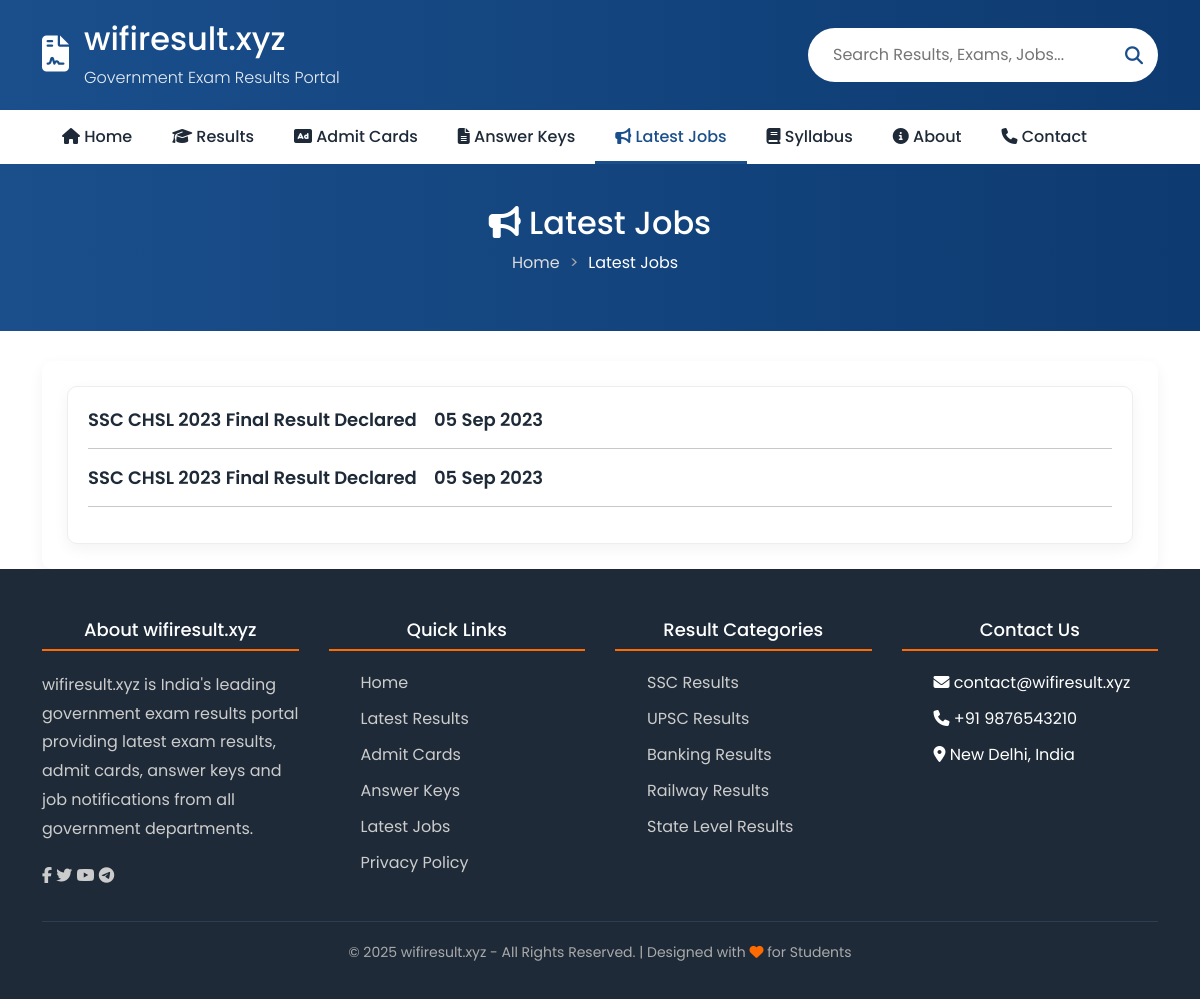
The app's page /jobs/, older data.
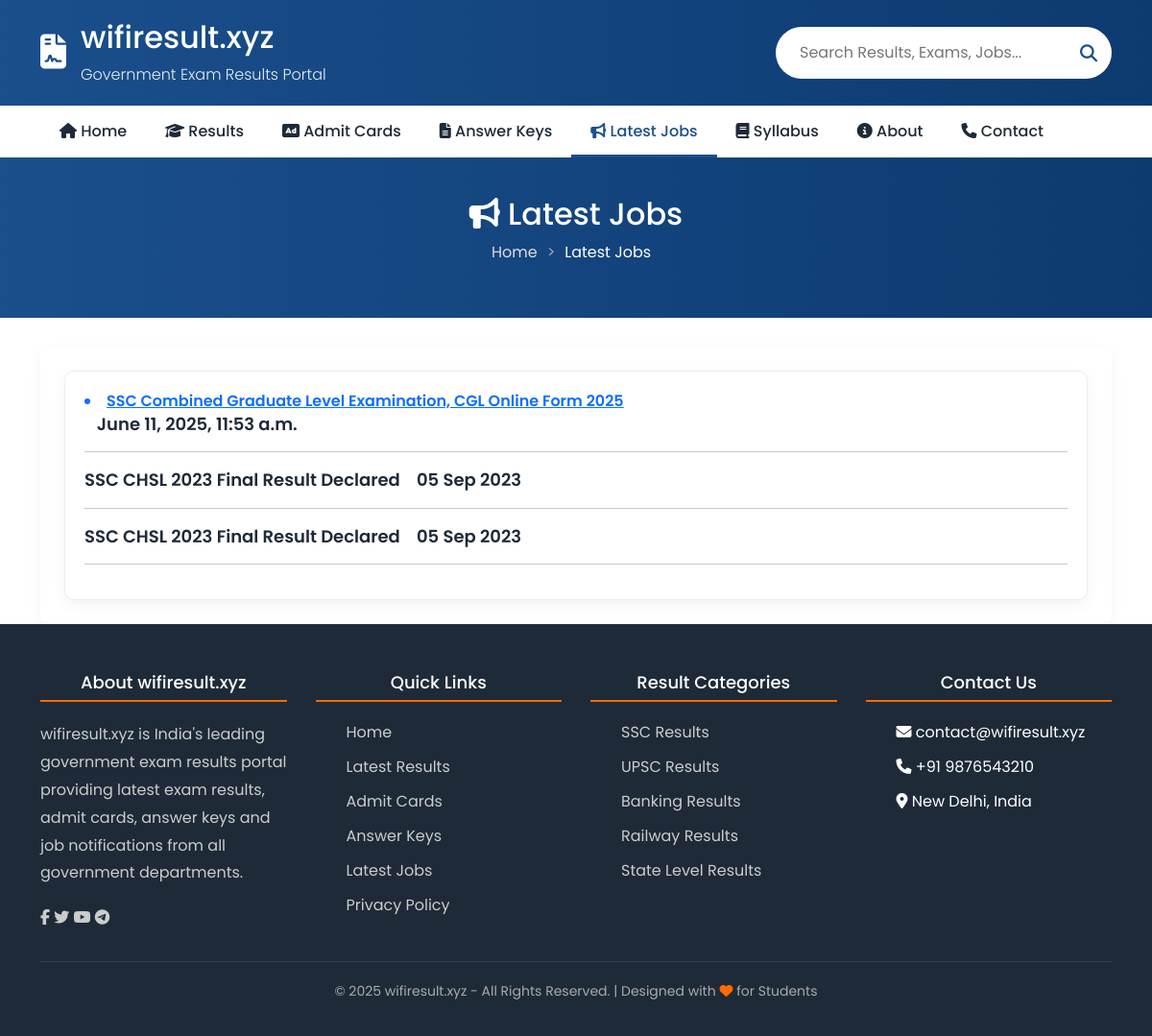
The same page, newer data.
### wifiapp1/models.py (models this page shows, shortened)
class Job(models.Model):
    title = models.CharField(max_length=100, blank=True, null=True)
    meta_description = models.TextField(max_length=300, blank=True, null=True)
    meta_keywords = models.TextField(max_length=300,blank=True, null=True)
    schema = models.TextField(blank=True, null=True)
    og_image = models.ImageField(upload_to='og_images/', blank=True, null=True, help_text="Open Graph image for social sharing")
    og_image_alt = models.CharField(max_length=255,blank=True,null=True,help_text="Alternate text for OG Image (used in og:image:alt)")
    updated_at = models.DateTimeField(auto_now=True)  # automatic on update
    apply_date = models.CharField(blank=True, null=True)
    vacancy_title = models.TextField(max_length=250, blank=True, null=True)
    vacancy_name = RichTextField(blank=True, null=True)
    online_application_date= models.CharField(blank=True, null=True)
    online_last_date = models.CharField(max_length=100,blank=True, null=True)
    receipt_of_application = models.CharField(blank=True, null=True)
    last_date_fee = models.CharField(max_length=100,blank=True, null=True)
    correction_date = models.CharField(max_length=100,blank=True, null=True)
    exam_date = models.CharField(max_length=100,blank=True, null=True)
    admit_card_available = models.CharField(max_length=100,blank=True, null=True)
    answerkey_available_date = models.CharField(max_length=100,blank=True, null=True)
    result_available = models.CharField(max_length=100,blank=True, null=True)
    final_result_available = models.CharField(max_length=100,blank=True, null=True)
    applecation_fee= RichTextField(blank=True, null=True)
    vacancy_details = RichTextField()
    eligibility_criteria=RichTextField(blank=True, null=True)
    selection_process= RichTextField()
    important_information= RichTextField()
    how_to_apply= RichTextField()
    apply_online_link=models.URLField(blank=True, null=True)
    admitcard_link=models.URLField(blank=True, null=True)
    answerkeyI_link=models.URLField(blank=True, null=True)
    answerkeyII_link=models.URLField(blank=True, null=True)
    result_link=models.URLField(blank=True, null=True)
    resultI_link=models.URLField(blank=True, null=True)
    resultII_link=models.URLField(blank=True, null=True)
    result_final_link=models.URLField(blank=True, null=True)
    notification_link=models.URLField(blank=True, null=True)
    officialwebsite_link=models.URLField(blank=True, null=True)
    slug=models.SlugField(unique=True, blank=True)
    active = models.BooleanField(default=True)

### wifiapp1/views.py (the view)
# urls.py: path('jobs/', views.jobs, name='jobs'),
def jobs(request):
    jobs=Job.objects.all()
    return render(request, 'mainfile/jobs.html', {'jobs': jobs})

### templates/mainfile/jobs.html (shortened to what this page needs)
{% extends "basefile/base.html" %}
{% load static %}
{% block seo %}
    <link rel="stylesheet" href="https://cdnjs.cloudflare.com/ajax/libs/font-awesome/6.4.0/css/all.min.css">
    <link rel="stylesheet" href="{% static 'css/base.css' %}">
{% endblock seo %}
{% block body %}
    <section class="page-header">
        <div class="container">
            <h1 style="font-size:2rem;"><i class="fas fa-bullhorn"></i> Latest Jobs</h1>
            <ul class="breadcrumb">
                <li><a href="/">Home</a></li>
                <li>Latest Jobs</li>
            </ul>
        </div>
    </section>
    <main class="container">
        <div class="results-layout">
            <section class="results-section">
                    <div class="result-card">
                        <div class="result-content">
                            {% for job in jobs %}
                            <h3 class="result-title"> <a href="{{job.slug}}"> <li class="fs-6">  {{ job.title }}</li>
                             </a>   &nbsp;&nbsp;  <span class="result-date">{{job.updated_at}}</span></h3><hr>
{% endfor %}
                             <h3 class="result-title">SSC CHSL 2023 Final Result Declared   &nbsp;&nbsp;  <span class="result-date">05 Sep 2023</span></h3><hr>
                              <h3 class="result-title">SSC CHSL 2023 Final Result Declared   &nbsp;&nbsp;  <span class="result-date">05 Sep 2023</span></h3><hr>
                        </div>
            </section>
        </div>
    </main>
{% endblock body %}

### templates/basefile/base.html (shortened to what this page needs)
{% load static %}
<!DOCTYPE html>
<html lang="en">
<head>
  {% block seo %}{% endblock seo %}
<link href="https://cdn.jsdelivr.net/npm/remixicon@4.2.0/fonts/remixicon.css"
   rel="stylesheet"/>
<link rel="stylesheet" href="https://cdnjs.cloudflare.com/ajax/libs/font-awesome/6.5.1/css/all.min.css" />
   <link href="https://cdn.jsdelivr.net/npm/bootstrap@5.3.3/dist/css/bootstrap.min.css" rel="stylesheet">
</head>
<body>
    <header class="main-header">
        <div class="container header-content">
            <div class="logo">
                <div class="logo-icon">
                    <i class="fas fa-file-contract"></i>
                </div>
                <div class="logo-text">
                    <h2>wifiresult.xyz</h2>
                    <span>Government Exam Results Portal</span>
                </div>
            </div>
            <div class="search-box">
                <input type="text" placeholder="Search Results, Exams, Jobs...">
                <button><i class="fas fa-search"></i></button>
            </div>
        </div>
    </header>
    <nav class="main-nav">
        <div class="container">
            <div class="nav-container">
               <a href="{% url 'index' %}" class="nav-item {% if request.path == '/' %}active{% endif %}"><i class="fas fa-home"></i> Home</a>
                <a href="{% url 'results' %}" class="nav-item {% if request.path == '/results/' %}active{% endif %}"><i class="fas fa-graduation-cap"></i> Results</a>
                <a href="{% url 'admitcards' %}" class="nav-item {% if request.path == '/admitcards/' %}active{% endif %}"><i class="fas fa-ad"></i> Admit Cards</a>
              <a href="{% url 'answerkeys' %}" class="nav-item {% if request.path == '/answerkeys/' %}active{% endif %}"><i class="fas fa-file-alt"></i> Answer Keys</a>
<a href="{% url 'jobs' %}" class="nav-item {% if request.path == '/jobs/' %}active{% endif %}"><i class="fas fa-bullhorn"></i> Latest Jobs</a>
<a href="{% url 'syllabus' %}" class="nav-item {% if request.path == '/syllabus/' %}active{% endif %}"><i class="fas fa-book"></i> Syllabus</a>
<a href="{% url 'about' %}" class="nav-item {% if request.path == '/about/' %}active{% endif %}"><i class="fas fa-info-circle"></i> About</a>
<a href="{% url 'contact' %}" class="nav-item {% if request.path == '/contact/' %}active{% endif %}"><i class="fas fa-phone"></i> Contact</a>
            </div>
        </div>
    </nav>
{% block body %}
{% endblock body %}
    <footer class="footer">
        <div class="container">
            <div class="footer-grid">
                <div class="footer-column">
                    <h3>About wifiresult.xyz</h3>
                    <p>wifiresult.xyz is India's leading government exam results portal providing latest exam results, admit cards, answer keys and job notifications from all government departments.</p>
                    <div class="social-links">
                        <a href="#"><i class="fab fa-facebook-f"></i></a>
                        <a href="#"><i class="fab fa-twitter"></i></a>
                        <a href="#"><i class="fab fa-youtube"></i></a>
                        <a href="#"><i class="fab fa-telegram"></i></a>
                    </div>
                </div>
                <div class="footer-column">
                    <h3>Quick Links</h3>
                    <ul>
                        <li><a href="#">Home</a></li>
                        <li><a href="#">Latest Results</a></li>
                        <li><a href="#">Admit Cards</a></li>
                        <li><a href="#">Answer Keys</a></li>
                        <li><a href="#">Latest Jobs</a></li>
                        <li><a href="{% url 'privacy' %}">Privacy Policy</a></li>
                    </ul>
                </div>
                <div class="footer-column">
                    <h3>Result Categories</h3>
                    <ul>
                        <li><a href="#">SSC Results</a></li>
                        <li><a href="#">UPSC Results</a></li>
                        <li><a href="#">Banking Results</a></li>
                        <li><a href="#">Railway Results</a></li>
                        <li><a href="#">State Level Results</a></li>
                    </ul>
                </div>
                <div class="footer-column">
                    <h3>Contact Us</h3>
                    <ul>
                        <li><i class="fas fa-envelope"></i> contact@wifiresult.xyz</li>
                        <li><i class="fas fa-phone"></i> +91 9876543210</li>
                        <li><i class="fas fa-map-marker-alt"></i> New Delhi, India</li>
                    </ul>
                </div>
            </div>
            <div class="footer-bottom">
                <p>&copy; 2025 wifiresult.xyz - All Rights Reserved. | Designed with <i class="fas fa-heart" style="color: var(--secondary);"></i> for Students</p>
            </div>
        </div>
    </footer>
</body>
</html>

### static/css/base.css (style rules this page uses)
:root { --primary: #1a4f8c; --secondary: #ff6b00; --accent: #00a651; --light: #f5f8fa; --dark: #1e2a38; --danger: #e74c3c; --success: #2ecc71; --warning: #f39c12; }
* { margin: 0; padding: 0; box-sizing: border-box; font-family: 'Poppins', sans-serif; }
body { background-color: #f0f2f5; color: #333; line-height: 1.6; }
.container { width: 100%; max-width: 1200px; margin: 0 auto; padding: 0 15px; }
.main-header { background: linear-gradient(to right, var(--primary), #0d3a70); padding: 20px 0; box-shadow: 0 2px 10px rgba(0,0,0,0.1); }
.header-content { display: flex; align-items: center; justify-content: space-between; }
.logo { display: flex; align-items: center; }
.logo-icon { font-size: 36px; color: white; margin-right: 15px; }
.logo-text { color: white; }
.logo-text span { font-size: 16px; opacity: 0.9; font-weight: 300; }
.search-box { background: white; border-radius: 50px; padding: 5px 15px; width: 350px; display: flex; align-items: center; }
.search-box input { border: none; outline: none; padding: 10px; width: 100%; font-size: 16px; }
.search-box button { background: none; border: none; color: var(--primary); font-size: 18px; cursor: pointer; }
.main-nav { background: white; box-shadow: 0 2px 5px rgba(0,0,0,0.05); }
.nav-container { display: flex; flex-wrap: wrap; }
.nav-item { padding: 15px 20px; font-weight: 500; color: var(--dark); text-decoration: none; position: relative; transition: all 0.3s; }
.nav-item:hover, .nav-item.active { color: var(--primary); }
.nav-item:hover::after, .nav-item.active::after { content: ''; position: absolute; bottom: 0; left: 0; width: 100%; height: 3px; background: var(--primary); }
.footer { background: var(--dark); color: white; padding: 50px 0 20px; }
.footer-grid { display: grid; grid-template-columns: repeat(auto-fit, minmax(250px, 1fr)); gap: 30px; margin-bottom: 30px; }
.footer-column h3 { font-size: 18px; margin-bottom: 20px; position: relative; padding-bottom: 10px; display: flex; justify-content: center; }
.footer-column h3::after { content: ''; position: absolute; bottom: 0; left: 0; width: 100%; height: 2px; background: var(--secondary); }
.footer-column ul { list-style: none; }
.footer-column li { margin-bottom: 12px; }
.footer-column a { color: #ccc; text-decoration: none; transition: all 0.3s; }
.footer-column p { color: #ccc; margin-bottom: 20px; line-height: 1.8; }
.footer-bottom { text-align: center; padding-top: 20px; border-top: 1px solid #2d3e50; color: #aaa; font-size: 14px; }

### templates/mainfile/jobs.html (style rules this page uses)
.page-header { background: linear-gradient(to right, var(--primary), #0d3a70); color: white; padding: 40px 0; margin-bottom: 30px; text-align: center; }
.breadcrumb { display: flex; justify-content: center; list-style: none; }
.breadcrumb li { margin: 0 5px; }
.breadcrumb li a { color: #ddd; text-decoration: none; }
.breadcrumb li::after { content: '>'; margin-left: 10px; color: #aaa; }
.breadcrumb li:last-child::after { content: ''; }
.results-section { background: white; border-radius: 10px; padding: 25px; box-shadow: 0 5px 15px rgba(0,0,0,0.05); }
.result-card { background: white; border-radius: 10px; overflow: hidden; box-shadow: 0 5px 15px rgba(0,0,0,0.05); transition: all 0.3s; border: 1px solid #eee; }
.result-content { padding: 20px; }
.result-title { font-size: 18px; font-weight: 600; color: var(--dark); margin-bottom: 15px; line-height: 1.4; }

Row changes from the older to the newer data that the page shows:
added Job: title "SSC Combined Graduate Level Examination, CGL Online Form 2025", updated_at "June 11, 2025, 11:53 a.m."
